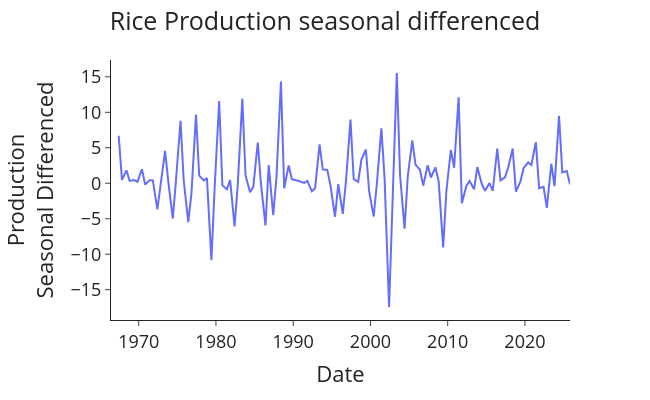

Notebook code cell kept with this figure:
### Code cell
plotting(title='Rice Production seasonal differenced', data=data, x='index', y='Production_diff',
         x_label='Date', y_label='Production<br>Seasonal Differenced')
